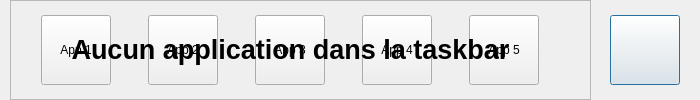
<?xml version="1.0" encoding="UTF-8"?>
<ui version="4.0">
 <class>CArreraTakbar</class>
 <widget class="QDialog" name="CArreraTakbar">
  <property name="windowModality">
   <enum>Qt::NonModal</enum>
  </property>
  <property name="geometry">
   <rect>
    <x>0</x>
    <y>0</y>
    <width>700</width>
    <height>100</height>
   </rect>
  </property>
  <property name="minimumSize">
   <size>
    <width>700</width>
    <height>100</height>
   </size>
  </property>
  <property name="maximumSize">
   <size>
    <width>700</width>
    <height>100</height>
   </size>
  </property>
  <property name="windowTitle">
   <string>Arrera Bar</string>
  </property>
  <property name="windowIcon">
   <iconset resource="ArreraTheme.qrc">
    <normaloff>:/IconArrera/ArreraInterfaceLogo.png</normaloff>:/IconArrera/ArreraInterfaceLogo.png</iconset>
  </property>
  <property name="modal">
   <bool>false</bool>
  </property>
  <widget class="QWidget" name="horizontalLayoutWidget_2">
   <property name="geometry">
    <rect>
     <x>590</x>
     <y>0</y>
     <width>111</width>
     <height>101</height>
    </rect>
   </property>
   <layout class="QHBoxLayout" name="horizontalLayout_2">
    <item>
     <widget class="QPushButton" name="IDC_QUIT">
      <property name="minimumSize">
       <size>
        <width>70</width>
        <height>70</height>
       </size>
      </property>
      <property name="maximumSize">
       <size>
        <width>70</width>
        <height>70</height>
       </size>
      </property>
      <property name="text">
       <string/>
      </property>
      <property name="icon">
       <iconset resource="ArreraTheme.qrc">
        <normaloff>:/iconBTN/quitter.png</normaloff>:/iconBTN/quitter.png</iconset>
      </property>
      <property name="iconSize">
       <size>
        <width>70</width>
        <height>70</height>
       </size>
      </property>
     </widget>
    </item>
   </layout>
  </widget>
  <widget class="QFrame" name="FAPP">
   <property name="geometry">
    <rect>
     <x>10</x>
     <y>0</y>
     <width>581</width>
     <height>101</height>
    </rect>
   </property>
   <property name="frameShape">
    <enum>QFrame::StyledPanel</enum>
   </property>
   <property name="frameShadow">
    <enum>QFrame::Raised</enum>
   </property>
   <widget class="QWidget" name="horizontalLayoutWidget">
    <property name="geometry">
     <rect>
      <x>0</x>
      <y>0</y>
      <width>561</width>
      <height>101</height>
     </rect>
    </property>
    <layout class="QHBoxLayout" name="horizontalLayout">
     <item>
      <widget class="QPushButton" name="IDC_APP1">
       <property name="minimumSize">
        <size>
         <width>70</width>
         <height>70</height>
        </size>
       </property>
       <property name="maximumSize">
        <size>
         <width>70</width>
         <height>70</height>
        </size>
       </property>
       <property name="text">
        <string>App 1</string>
       </property>
      </widget>
     </item>
     <item>
      <widget class="QPushButton" name="IDC_APP2">
       <property name="minimumSize">
        <size>
         <width>70</width>
         <height>70</height>
        </size>
       </property>
       <property name="maximumSize">
        <size>
         <width>70</width>
         <height>70</height>
        </size>
       </property>
       <property name="text">
        <string>App 2</string>
       </property>
      </widget>
     </item>
     <item>
      <widget class="QPushButton" name="IDC_APP3">
       <property name="minimumSize">
        <size>
         <width>70</width>
         <height>70</height>
        </size>
       </property>
       <property name="maximumSize">
        <size>
         <width>70</width>
         <height>70</height>
        </size>
       </property>
       <property name="text">
        <string>App 3</string>
       </property>
      </widget>
     </item>
     <item>
      <widget class="QPushButton" name="IDC_APP4">
       <property name="minimumSize">
        <size>
         <width>70</width>
         <height>70</height>
        </size>
       </property>
       <property name="maximumSize">
        <size>
         <width>70</width>
         <height>70</height>
        </size>
       </property>
       <property name="text">
        <string>App 4</string>
       </property>
      </widget>
     </item>
     <item>
      <widget class="QPushButton" name="IDC_APP5">
       <property name="minimumSize">
        <size>
         <width>70</width>
         <height>70</height>
        </size>
       </property>
       <property name="maximumSize">
        <size>
         <width>70</width>
         <height>70</height>
        </size>
       </property>
       <property name="text">
        <string>App 5</string>
       </property>
      </widget>
     </item>
    </layout>
   </widget>
  </widget>
  <widget class="QFrame" name="FNOAPP">
   <property name="geometry">
    <rect>
     <x>10</x>
     <y>-1</y>
     <width>581</width>
     <height>101</height>
    </rect>
   </property>
   <property name="frameShape">
    <enum>QFrame::StyledPanel</enum>
   </property>
   <property name="frameShadow">
    <enum>QFrame::Raised</enum>
   </property>
   <widget class="QWidget" name="horizontalLayoutWidget_3">
    <property name="geometry">
     <rect>
      <x>0</x>
      <y>0</y>
      <width>561</width>
      <height>101</height>
     </rect>
    </property>
    <layout class="QHBoxLayout" name="horizontalLayout_3">
     <item>
      <widget class="QLabel" name="IDC_INCNOAPPTASK">
       <property name="font">
        <font>
         <pointsize>20</pointsize>
         <bold>true</bold>
        </font>
       </property>
       <property name="text">
        <string>Aucun application dans la taskbar</string>
       </property>
       <property name="alignment">
        <set>Qt::AlignCenter</set>
       </property>
      </widget>
     </item>
    </layout>
   </widget>
  </widget>
 </widget>
 <resources>
  <include location="ArreraTheme.qrc"/>
 </resources>
 <connections/>
</ui>
